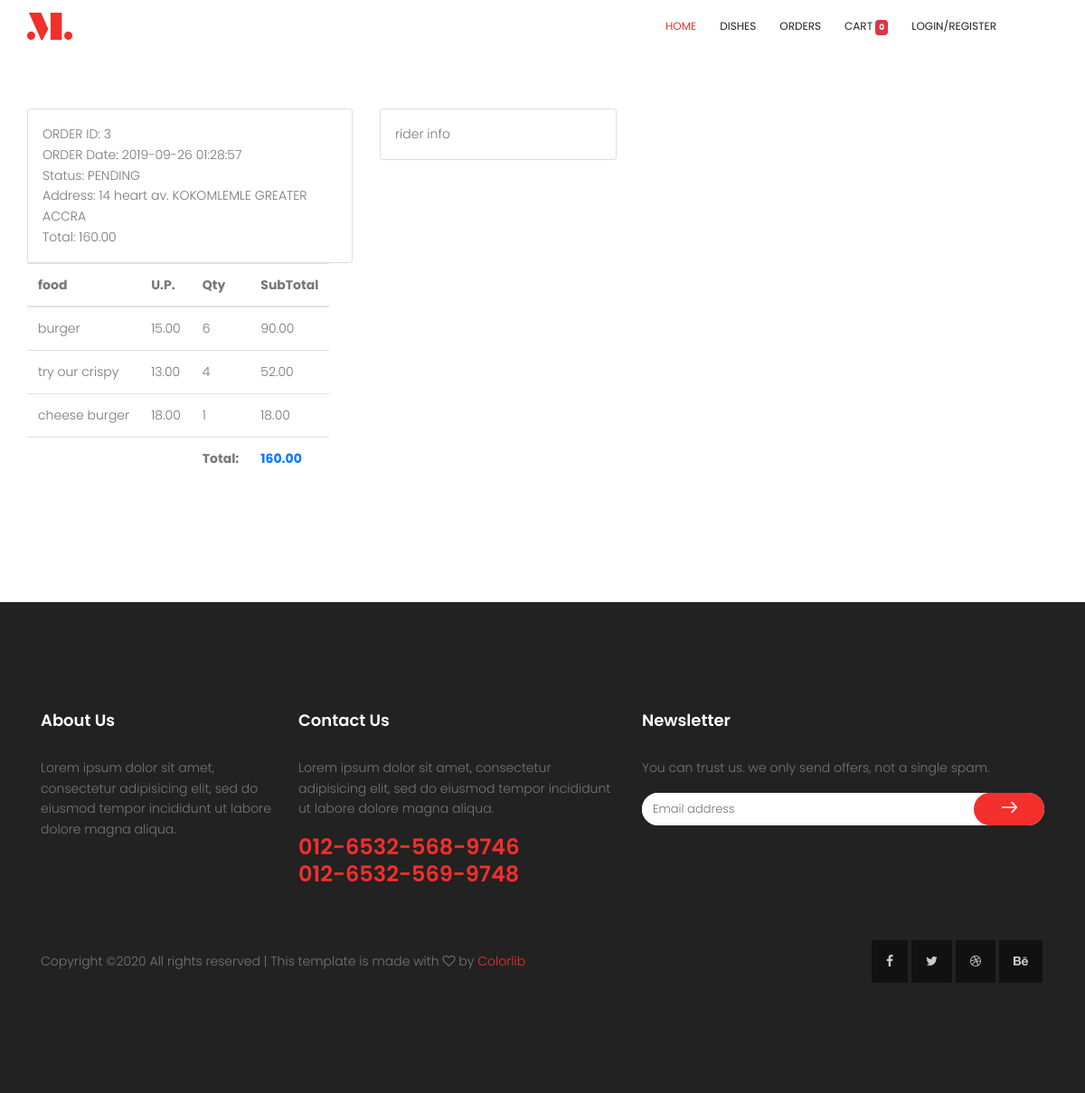
Screenshot of /order_det.php?oid=3 with the database file from the repository.
### tables this page shows
CREATE TABLE IF NOT EXISTS `orders` (
  `id` int(11) NOT NULL AUTO_INCREMENT,
  `customerid` int(11) NOT NULL,
  `datetime` timestamp NULL DEFAULT CURRENT_TIMESTAMP,
  `address_id` int(11) NOT NULL,
  `total` decimal(10,2) NOT NULL,
  `rider_id` int(11) DEFAULT NULL,
  `status` enum('pending','cooking','ready for pickup','on the way','delivered') NOT NULL DEFAULT 'pending',
  `paid` tinyint(1) NOT NULL DEFAULT '0',
  PRIMARY KEY (`id`)
);

CREATE TABLE IF NOT EXISTS `address` (
  `id` int(11) NOT NULL AUTO_INCREMENT,
  `addr_name` varchar(50) DEFAULT NULL,
  `customer_id` int(11) NOT NULL,
  `region` varchar(50) NOT NULL,
  `city` varchar(50) NOT NULL,
  `area` varchar(50) NOT NULL,
  `street` varchar(50) NOT NULL,
  `house No` varchar(15) NOT NULL,
  `addr_description` text,
  PRIMARY KEY (`id`)
);

CREATE TABLE IF NOT EXISTS `order_details` (
  `od_id` int(11) NOT NULL AUTO_INCREMENT,
  `order_id` int(11) NOT NULL,
  `food_id` int(11) NOT NULL,
  `qty` int(11) NOT NULL,
  `subtotal` decimal(4,2) NOT NULL,
  PRIMARY KEY (`od_id`)
);

CREATE TABLE IF NOT EXISTS `product_details` (
  `id` int(11) NOT NULL AUTO_INCREMENT,
  `name` varchar(50) NOT NULL,
  `description` text,
  `category` enum('dish','drink') NOT NULL,
  `photo` varchar(255) NOT NULL,
  `price` decimal(4,2) NOT NULL,
  PRIMARY KEY (`id`)
);

### order_det.php (the view, shortened to what this page needs)
<?php
if(isset($_GET['oid'])){
    include 'config.php';
    include 'nav.php';
    $order1 = $conn->query('SELECT * FROM orders inner join address on address.id = address_id where orders.id  ='.$_GET['oid']);
    $order1 = $order1->fetch_assoc();
    $order_det = $conn->query('SELECT * FROM order_details inner join product_details on food_id = id where order_id  ='.$_GET['oid']);
}else {
    header('location: orders.php');
    exit;
}
?>
<body>
    <div class="container section-gap">
        <section class="row">
            <div class="col-md-4">
            <div class="card p-3 ">
            <ul>
                <li>
                    ORDER ID: <?php echo $order1['id'];?>
                </li>
                <li>
                    ORDER Date: <?php echo $order1['datetime'];?>
                </li>
                <li>
                    Status: <?php echo strtoupper($order1['status']);?>
                </li>
                <li>
                    Address:
                    <?php echo $order1['house No'].' '.$order1['street'] .' '.strtoupper($order1['area']) .' '.strtoupper($order1['region']) ; ?>
                </li>
                <li>
                    Total: <?php echo $order1['total'];?>
                </li>
            </ul>
        </div>
            </div>
            <div class="col-3">
            <div class="card p-3 ">
                rider info
            </div>
            </div>
        </section>
        <table class="table table-responsive">
            <thead>
                <tr>
                    <th>food</th>
                    <th>U.P.</th>
                    <th>Qty</th>
                    <th>SubTotal</th>
                </tr>
            </thead>
            <?php while($order = $order_det->fetch_assoc()):?>
            <tr>
                <td> <?php echo $order['name'];?></td>
                <td> <?php echo $order['price'];?></td>
                <td> <?php echo $order['qty'];?></td>
                <td> <?php echo $order['subtotal'];?></td>
            </tr>
            <?php endwhile;?>
            <tr>
                <td colspan="2"></td>
                <td class='font-weight-bold'>Total:</td>
                <td class='font-weight-bold text-primary'><?php echo $order1['total'];?></td>
            </tr>
        </table>
    </div>
    <?php include 'footer.php';?>

### css/main.css (style rules this page uses)
body { color:#777;font-family:"Poppins",sans-serif;font-size:14px;font-weight:300;line-height:1.625em;position:relative }
ol,ul { margin:0;padding:0;list-style:none }
td,th { border-radius:0px }
.section-gap { padding:120px 0 }

### rows the page displays
orders: address "3", datetime "2019-09-26 01:28:57", status "PENDING", address "14", address.street "heart av.", address.area "KOKOMLEMLE", address.region "GREATER ACCRA", total "160.00"
order_details: product_details.name "burger", product_details.price "15.00", qty "6", subtotal "90.00"
order_details: product_details.name "try our crispy", product_details.price "13.00", qty "4", subtotal "52.00"
order_details: product_details.name "cheese burger", product_details.price "18.00", qty "1", subtotal "18.00"

### other values shown
sizeof(json_decode($_COOKIE['shopping_cart'])) "0"
